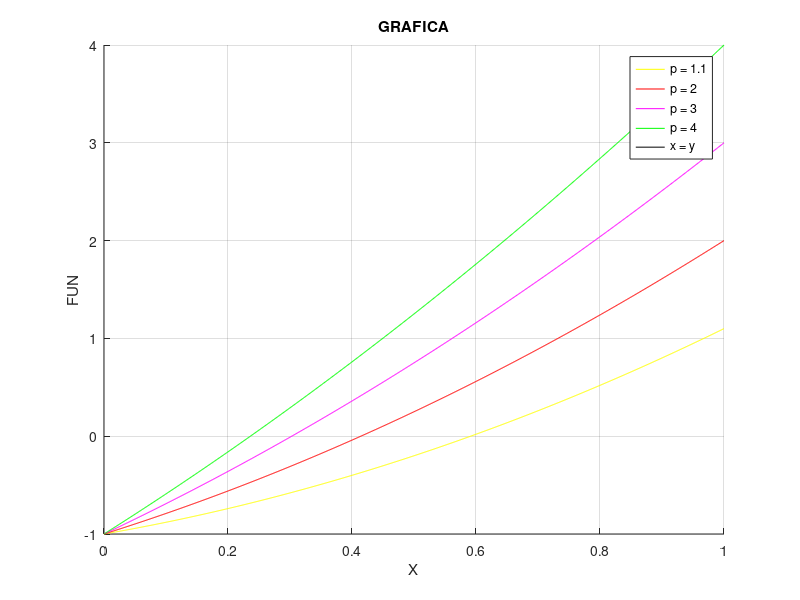

Write the MATLAB code that produced this figure.
%grafica 
clf reset;
clf;
hold on;
%f=inline('x.^3+4.*x.^2-10');
%f=inline('x.^3-3*x-5');
%f=inline('2.*x.^3-x.^2+x-1');
%f=inline('x-sin(pi*x)');
%f=inline('exp(-x)');
%grafica para los valores de p>1
f1=inline('x.^2+x*1.1-1');
f2=inline('x.^2+x*2-1');
f3=inline('x.^2+x*3-1');
f4=inline('x.^2+x*4-1');
x=0:0.001:1;
%y=f(x);
plot(x,f1(x),'-y'),title('GRAFICA'), xlabel('X'), ylabel('FUN');
plot(x,f2(x),'-r');
plot(x,f3(x),'-m');
plot(x,f4(x),'-g');


grid on;
plot(x,0,'-k'),legend('p = 1.1','p = 2','p = 3','p = 4','x = y');%x=y

%plot(0,y,'-r');
hold off;
%x^2+x*p-1